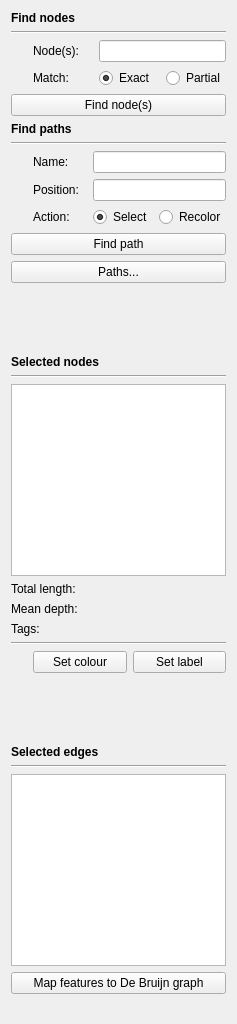
      <widget class="QWidget" name="selectionScrollAreaWidgetContents">
       <property name="geometry">
        <rect>
         <x>0</x>
         <y>0</y>
         <width>237</width>
         <height>1024</height>
        </rect>
       </property>
       <property name="sizePolicy">
        <sizepolicy hsizetype="Minimum" vsizetype="Preferred">
         <horstretch>0</horstretch>
         <verstretch>0</verstretch>
        </sizepolicy>
       </property>
       <layout class="QVBoxLayout" name="verticalLayout_4">
        <item>
         <widget class="QLabel" name="label_14">
          <property name="sizePolicy">
           <sizepolicy hsizetype="Minimum" vsizetype="Preferred">
            <horstretch>0</horstretch>
            <verstretch>0</verstretch>
           </sizepolicy>
          </property>
          <property name="font">
           <font>
            <weight>75</weight>
            <bold>true</bold>
           </font>
          </property>
          <property name="text">
           <string>Find nodes</string>
          </property>
         </widget>
        </item>
        <item>
         <widget class="Line" name="line_10">
          <property name="orientation">
           <enum>Qt::Horizontal</enum>
          </property>
         </widget>
        </item>
        <item>
         <widget class="QWidget" name="nodeSelectionWidget" native="true">
          <property name="enabled">
           <bool>true</bool>
          </property>
          <layout class="QGridLayout" name="gridLayout_2">
           <property name="leftMargin">
            <number>0</number>
           </property>
           <property name="topMargin">
            <number>0</number>
           </property>
           <property name="rightMargin">
            <number>0</number>
           </property>
           <property name="bottomMargin">
            <number>0</number>
           </property>
           <item row="1" column="0">
            <widget class="InfoTextWidget" name="selectionSearchNodesMatchTypeInfoText" native="true">
             <property name="enabled">
              <bool>true</bool>
             </property>
             <property name="sizePolicy">
              <sizepolicy hsizetype="Fixed" vsizetype="Fixed">
               <horstretch>0</horstretch>
               <verstretch>0</verstretch>
              </sizepolicy>
             </property>
             <property name="minimumSize">
              <size>
               <width>16</width>
               <height>16</height>
              </size>
             </property>
             <property name="toolTip">
              <string>&lt;html&gt;&lt;head/&gt;&lt;body&gt;&lt;p&gt;When 'Exact' match is used, nodes will only be selected if their name exactly matches your input above.&lt;br/&gt;&lt;br/&gt;When 'Partial' match is used, nodes will be selected if any part of their name matches your input above.&lt;/p&gt;&lt;/body&gt;&lt;/html&gt;</string>
             </property>
            </widget>
           </item>
           <item row="1" column="2">
            <widget class="QRadioButton" name="selectionSearchNodesExactMatchRadioButton">
             <property name="focusPolicy">
              <enum>Qt::StrongFocus</enum>
             </property>
             <property name="text">
              <string>Exact</string>
             </property>
             <property name="checked">
              <bool>true</bool>
             </property>
            </widget>
           </item>
           <item row="0" column="1">
            <widget class="QLabel" name="label_12">
             <property name="enabled">
              <bool>true</bool>
             </property>
             <property name="sizePolicy">
              <sizepolicy hsizetype="Minimum" vsizetype="Preferred">
               <horstretch>0</horstretch>
               <verstretch>0</verstretch>
              </sizepolicy>
             </property>
             <property name="text">
              <string>Node(s):</string>
             </property>
            </widget>
           </item>
           <item row="0" column="0">
            <widget class="InfoTextWidget" name="selectionSearchInfoText" native="true">
             <property name="sizePolicy">
              <sizepolicy hsizetype="Fixed" vsizetype="Fixed">
               <horstretch>0</horstretch>
               <verstretch>0</verstretch>
              </sizepolicy>
             </property>
             <property name="minimumSize">
              <size>
               <width>16</width>
               <height>16</height>
              </size>
             </property>
             <property name="toolTip">
              <string>&lt;html&gt;&lt;head/&gt;&lt;body&gt;&lt;p&gt;Type a comma-delimited list of one or mode node numbers and then click the 'Find node(s)' button to search for nodes in the graph. If the search is successful, the view will zoom to the found nodes and they will be selected.&lt;/p&gt;&lt;/body&gt;&lt;/html&gt;</string>
             </property>
            </widget>
           </item>
           <item row="1" column="1">
            <widget class="QLabel" name="label_16">
             <property name="enabled">
              <bool>true</bool>
             </property>
             <property name="text">
              <string>Match:</string>
             </property>
            </widget>
           </item>
           <item row="1" column="3">
            <widget class="QRadioButton" name="selectionSearchNodesPartialMatchRadioButton">
             <property name="focusPolicy">
              <enum>Qt::StrongFocus</enum>
             </property>
             <property name="text">
              <string>Partial</string>
             </property>
            </widget>
           </item>
           <item row="0" column="2" colspan="2">
            <widget class="QLineEdit" name="selectionSearchNodesLineEdit">
             <property name="enabled">
              <bool>true</bool>
             </property>
             <property name="sizePolicy">
              <sizepolicy hsizetype="Minimum" vsizetype="Fixed">
               <horstretch>0</horstretch>
               <verstretch>0</verstretch>
              </sizepolicy>
             </property>
             <property name="focusPolicy">
              <enum>Qt::StrongFocus</enum>
             </property>
            </widget>
           </item>
          </layout>
         </widget>
        </item>
        <item>
         <widget class="QPushButton" name="selectNodesButton">
          <property name="focusPolicy">
           <enum>Qt::StrongFocus</enum>
          </property>
          <property name="text">
           <string>Find node(s)</string>
          </property>
         </widget>
        </item>
        <item>
         <widget class="QLabel" name="label_114">
          <property name="sizePolicy">
           <sizepolicy hsizetype="Minimum" vsizetype="Preferred">
            <horstretch>0</horstretch>
            <verstretch>0</verstretch>
           </sizepolicy>
          </property>
          <property name="font">
           <font>
            <weight>75</weight>
            <bold>true</bold>
           </font>
          </property>
          <property name="text">
           <string>Find paths</string>
          </property>
         </widget>
        </item>
        <item>
         <widget class="Line" name="line_101">
          <property name="orientation">
           <enum>Qt::Horizontal</enum>
          </property>
         </widget>
        </item>
        <item>
         <widget class="QWidget" name="pathSelectionWidget" native="true">
          <property name="enabled">
           <bool>true</bool>
          </property>
          <layout class="QGridLayout" name="gridLayout_21">
           <property name="leftMargin">
            <number>0</number>
           </property>
           <property name="topMargin">
            <number>0</number>
           </property>
           <property name="rightMargin">
            <number>0</number>
           </property>
           <property name="bottomMargin">
            <number>0</number>
           </property>
           <item row="2" column="0">
            <widget class="InfoTextWidget" name="pathSelectionTypeInfoText" native="true">
             <property name="enabled">
              <bool>true</bool>
             </property>
             <property name="sizePolicy">
              <sizepolicy hsizetype="Fixed" vsizetype="Fixed">
               <horstretch>0</horstretch>
               <verstretch>0</verstretch>
              </sizepolicy>
             </property>
             <property name="minimumSize">
              <size>
               <width>16</width>
               <height>16</height>
              </size>
             </property>
            </widget>
           </item>
           <item row="0" column="2" colspan="2">
            <widget class="QLineEdit" name="pathSelectionLineEdit2">
             <property name="enabled">
              <bool>true</bool>
             </property>
             <property name="sizePolicy">
              <sizepolicy hsizetype="Minimum" vsizetype="Fixed">
               <horstretch>0</horstretch>
               <verstretch>0</verstretch>
              </sizepolicy>
             </property>
             <property name="focusPolicy">
              <enum>Qt::StrongFocus</enum>
             </property>
            </widget>
           </item>
           <item row="0" column="1">
            <widget class="QLabel" name="label_112">
             <property name="enabled">
              <bool>true</bool>
             </property>
             <property name="sizePolicy">
              <sizepolicy hsizetype="Minimum" vsizetype="Preferred">
               <horstretch>0</horstretch>
               <verstretch>0</verstretch>
              </sizepolicy>
             </property>
             <property name="text">
              <string>Name:</string>
             </property>
            </widget>
           </item>
           <item row="2" column="3">
            <widget class="QRadioButton" name="pathSelectionRecolorRadioButton">
             <property name="focusPolicy">
              <enum>Qt::StrongFocus</enum>
             </property>
             <property name="text">
              <string>Recolor</string>
             </property>
            </widget>
           </item>
           <item row="2" column="1">
            <widget class="QLabel" name="label_116">
             <property name="enabled">
              <bool>true</bool>
             </property>
             <property name="text">
              <string>Action:</string>
             </property>
            </widget>
           </item>
           <item row="2" column="2">
            <widget class="QRadioButton" name="pathSelectionSelectRadioButton">
             <property name="focusPolicy">
              <enum>Qt::StrongFocus</enum>
             </property>
             <property name="text">
              <string>Select</string>
             </property>
             <property name="checked">
              <bool>true</bool>
             </property>
            </widget>
           </item>
           <item row="0" column="0">
            <widget class="InfoTextWidget" name="pathSelectionInfoText2" native="true">
             <property name="sizePolicy">
              <sizepolicy hsizetype="Fixed" vsizetype="Fixed">
               <horstretch>0</horstretch>
               <verstretch>0</verstretch>
              </sizepolicy>
             </property>
             <property name="minimumSize">
              <size>
               <width>16</width>
               <height>16</height>
              </size>
             </property>
            </widget>
           </item>
           <item row="1" column="1">
            <widget class="QLabel" name="label">
             <property name="text">
              <string>Position:</string>
             </property>
            </widget>
           </item>
           <item row="1" column="2" colspan="2">
            <widget class="QLineEdit" name="pathSelectionPositionLineEdit"/>
           </item>
          </layout>
         </widget>
        </item>
        <item>
         <widget class="QPushButton" name="pathSelectButton">
          <property name="focusPolicy">
           <enum>Qt::StrongFocus</enum>
          </property>
          <property name="text">
           <string>Find path</string>
          </property>
         </widget>
        </item>
        <item>
         <widget class="QPushButton" name="pathListButton">
          <property name="text">
           <string>Paths...</string>
          </property>
         </widget>
        </item>
        <item>
         <widget class="QWidget" name="selectedNodesSpacerWidget" native="true">
          <layout class="QVBoxLayout" name="verticalLayout_5">
           <property name="leftMargin">
            <number>0</number>
           </property>
           <property name="topMargin">
            <number>0</number>
           </property>
           <property name="rightMargin">
            <number>0</number>
           </property>
           <property name="bottomMargin">
            <number>0</number>
           </property>
           <item>
            <spacer name="selectedNodesSpacer">
             <property name="orientation">
              <enum>Qt::Vertical</enum>
             </property>
             <property name="sizeType">
              <enum>QSizePolicy::Fixed</enum>
             </property>
             <property name="sizeHint" stdset="0">
              <size>
               <width>20</width>
               <height>60</height>
              </size>
             </property>
            </spacer>
           </item>
          </layout>
         </widget>
        </item>
        <item>
         <widget class="QLabel" name="selectedNodesTitleLabel">
          <property name="sizePolicy">
           <sizepolicy hsizetype="Minimum" vsizetype="Preferred">
            <horstretch>0</horstretch>
            <verstretch>0</verstretch>
           </sizepolicy>
          </property>
          <property name="font">
           <font>
            <weight>75</weight>
            <bold>true</bold>
           </font>
          </property>
          <property name="text">
           <string>Selected nodes</string>
          </property>
         </widget>
        </item>
        <item>
         <widget class="Line" name="selectedNodesLine1">
          <property name="orientation">
           <enum>Qt::Horizontal</enum>
          </property>
         </widget>
        </item>
        <item>
         <widget class="QPlainTextEdit" name="selectedNodesTextEdit">
          <property name="sizePolicy">
           <sizepolicy hsizetype="Ignored" vsizetype="Minimum">
            <horstretch>0</horstretch>
            <verstretch>0</verstretch>
           </sizepolicy>
          </property>
          <property name="readOnly">
           <bool>true</bool>
          </property>
         </widget>
        </item>
        <item>
         <widget class="QLabel" name="selectedNodesLengthLabel">
          <property name="sizePolicy">
           <sizepolicy hsizetype="Minimum" vsizetype="Preferred">
            <horstretch>0</horstretch>
            <verstretch>0</verstretch>
           </sizepolicy>
          </property>
          <property name="text">
           <string>Total length:</string>
          </property>
          <property name="alignment">
           <set>Qt::AlignLeading|Qt::AlignLeft|Qt::AlignVCenter</set>
          </property>
         </widget>
        </item>
        <item>
         <widget class="QLabel" name="selectedNodesDepthLabel">
          <property name="sizePolicy">
           <sizepolicy hsizetype="Minimum" vsizetype="Preferred">
            <horstretch>0</horstretch>
            <verstretch>0</verstretch>
           </sizepolicy>
          </property>
          <property name="text">
           <string>Mean depth:</string>
          </property>
          <property name="alignment">
           <set>Qt::AlignLeading|Qt::AlignLeft|Qt::AlignVCenter</set>
          </property>
         </widget>
        </item>
        <item>
         <widget class="QLabel" name="selectedNodesTagLabel">
          <property name="sizePolicy">
           <sizepolicy hsizetype="Minimum" vsizetype="Preferred">
            <horstretch>0</horstretch>
            <verstretch>0</verstretch>
           </sizepolicy>
          </property>
          <property name="text">
           <string>Tags:</string>
          </property>
          <property name="alignment">
           <set>Qt::AlignLeading|Qt::AlignLeft|Qt::AlignVCenter</set>
          </property>
         </widget>
        </item>
        <item>
         <widget class="Line" name="selectedNodesLine2">
          <property name="orientation">
           <enum>Qt::Horizontal</enum>
          </property>
         </widget>
        </item>
        <item>
         <widget class="QWidget" name="selectedNodesModificationWidget" native="true">
          <layout class="QGridLayout" name="gridLayout">
           <property name="leftMargin">
            <number>0</number>
           </property>
           <property name="topMargin">
            <number>0</number>
           </property>
           <property name="rightMargin">
            <number>0</number>
           </property>
           <property name="bottomMargin">
            <number>0</number>
           </property>
           <item row="0" column="0">
            <widget class="InfoTextWidget" name="setColourAndLabelInfoText" native="true">
             <property name="sizePolicy">
              <sizepolicy hsizetype="Fixed" vsizetype="Fixed">
               <horstretch>0</horstretch>
               <verstretch>0</verstretch>
              </sizepolicy>
             </property>
             <property name="minimumSize">
              <size>
               <width>16</width>
               <height>16</height>
              </size>
             </property>
             <property name="toolTip">
              <string>&lt;html&gt;&lt;head/&gt;&lt;body&gt;&lt;p&gt;Custom colours and labels can be applied to selected nodes using these buttons. They will only be visible when the colouring mode is set to 'Custom colours' and the 'Custom' label option is ticked.  &lt;/p&gt;&lt;/body&gt;&lt;/html&gt;</string>
             </property>
            </widget>
           </item>
           <item row="0" column="2">
            <widget class="QPushButton" name="setNodeCustomLabelButton">
             <property name="focusPolicy">
              <enum>Qt::StrongFocus</enum>
             </property>
             <property name="toolTip">
              <string>Ctrl+L</string>
             </property>
             <property name="text">
              <string>Set label</string>
             </property>
            </widget>
           </item>
           <item row="0" column="1">
            <widget class="QPushButton" name="setNodeCustomColourButton">
             <property name="focusPolicy">
              <enum>Qt::StrongFocus</enum>
             </property>
             <property name="toolTip">
              <string>Ctrl+O</string>
             </property>
             <property name="text">
              <string>Set colour</string>
             </property>
            </widget>
           </item>
          </layout>
         </widget>
        </item>
        <item>
         <widget class="QWidget" name="selectedEdgesSpacerWidget" native="true">
          <layout class="QVBoxLayout" name="verticalLayout_6">
           <property name="leftMargin">
            <number>0</number>
           </property>
           <property name="topMargin">
            <number>0</number>
           </property>
           <property name="rightMargin">
            <number>0</number>
           </property>
           <property name="bottomMargin">
            <number>0</number>
           </property>
           <item>
            <spacer name="selectedEdgesSpacer">
             <property name="orientation">
              <enum>Qt::Vertical</enum>
             </property>
             <property name="sizeType">
              <enum>QSizePolicy::Fixed</enum>
             </property>
             <property name="sizeHint" stdset="0">
              <size>
               <width>20</width>
               <height>60</height>
              </size>
             </property>
            </spacer>
           </item>
          </layout>
         </widget>
        </item>
        <item>
         <widget class="QLabel" name="selectedEdgesTitleLabel">
          <property name="sizePolicy">
           <sizepolicy hsizetype="Minimum" vsizetype="Preferred">
            <horstretch>0</horstretch>
            <verstretch>0</verstretch>
           </sizepolicy>
          </property>
          <property name="font">
           <font>
            <weight>75</weight>
            <bold>true</bold>
           </font>
          </property>
          <property name="text">
           <string>Selected edges</string>
          </property>
         </widget>
        </item>
        <item>
         <widget class="Line" name="selectedEdgesLine">
          <property name="orientation">
           <enum>Qt::Horizontal</enum>
          </property>
         </widget>
        </item>
        <item>
         <widget class="QPlainTextEdit" name="selectedEdgesTextEdit">
          <property name="sizePolicy">
           <sizepolicy hsizetype="Ignored" vsizetype="Minimum">
            <horstretch>0</horstretch>
            <verstretch>0</verstretch>
           </sizepolicy>
          </property>
          <property name="readOnly">
           <bool>true</bool>
          </property>
         </widget>
        </item>
        <item>
         <widget class="QPushButton" name="connectSelectedFeatureNodes">
          <property name="text">
           <string>Map features to De Bruijn graph</string>
          </property>
         </widget>
        </item>
        <item>
         <spacer name="verticalSpacer_5">
          <property name="orientation">
           <enum>Qt::Vertical</enum>
          </property>
          <property name="sizeHint" stdset="0">
           <size>
            <width>20</width>
            <height>40</height>
           </size>
          </property>
         </spacer>
        </item>
       </layout>
      </widget>
